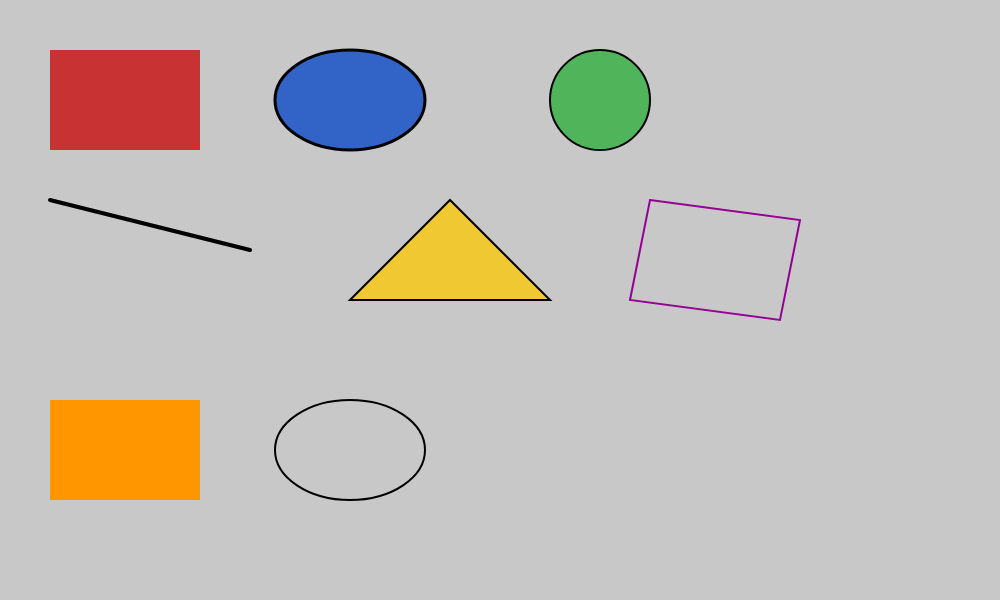
Frame 1 (no input)
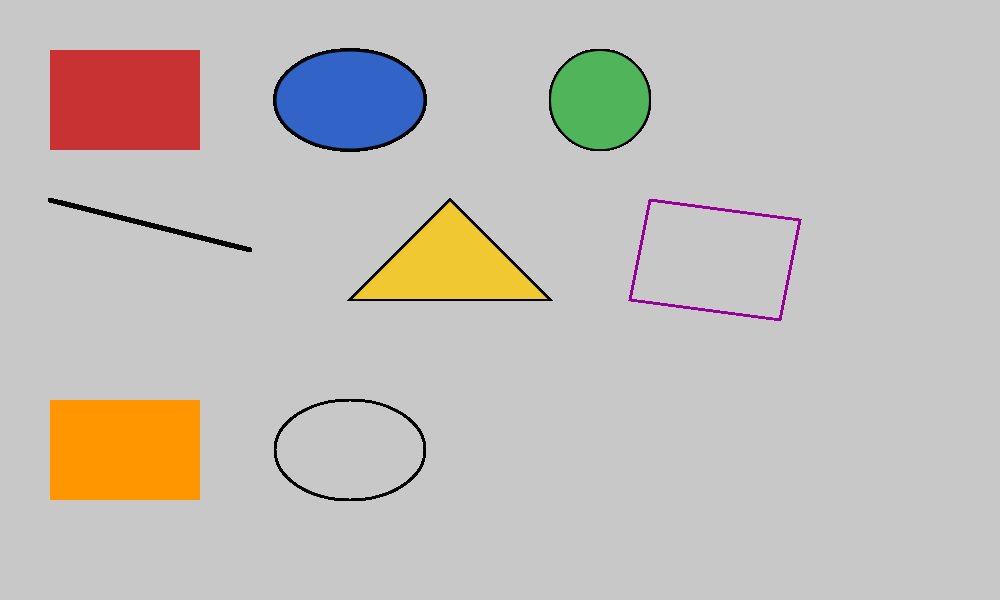
Frame 60 (no input)
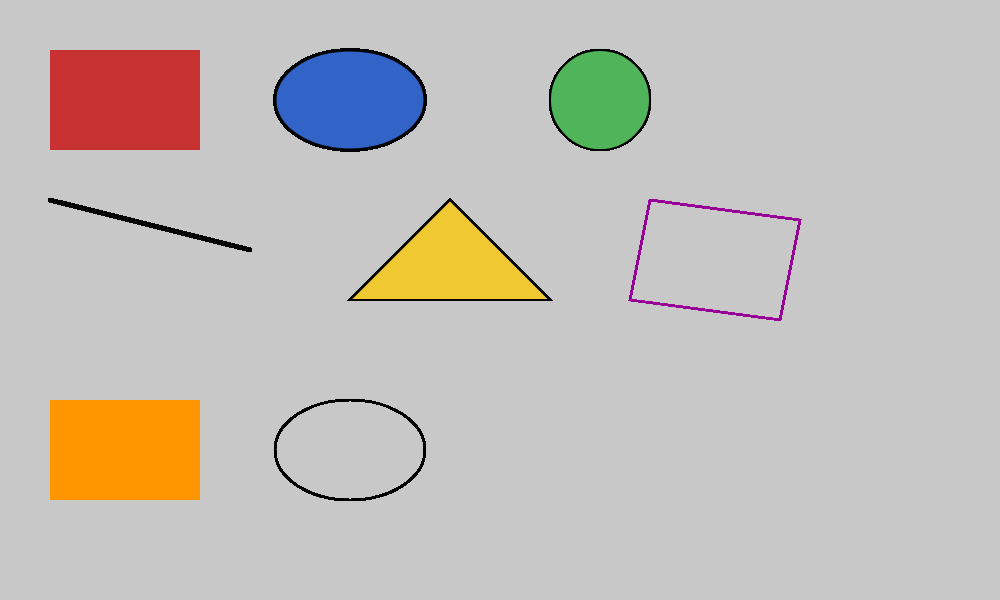
Frame 120 (the mouse pressed at the canvas centre since frame 60)

The p5.js sketch that drew these frames (run headless with seeded random() and noise() and a simulated clock; from frame 60 on, the mouse is pressed at the canvas centre):

// p5.js sketch
// ── sketch.js
/*
   Description: Lesson 1 - Basics example, showing shapes, colour, and comments
   Author: Mr. Kowalczewski
   Date of last edit: September 21, 2026
*/

function setup() {
  createCanvas(1000, 600);
  background(200); // greyscale background
}

function draw() {

  // ----- Rectangle -----
  // fill/stroke apply to everything drawn after them,
  // until changed again (like picking up a coloured marker)
  fill(200, 50, 50); // red
  noStroke();
  rect(50, 50, 150, 100);

  // ----- Ellipse -----
  fill(50, 100, 200); // blue
  stroke(0); // black outline
  strokeWeight(3);
  ellipse(350, 100, 150, 100);

  // ----- Circle -----
  fill(80, 180, 90); // green
  strokeWeight(2);
  circle(600, 100, 100);

  // ----- Line -----
  stroke(0);
  strokeWeight(4);
  line(50, 200, 250, 250);

  // ----- Triangle -----
  fill(240, 200, 50); // yellow
  strokeWeight(2);
  triangle(350, 300, 450, 200, 550, 300);

  // ----- Quadrilateral -----
  // careful with point order, or the shape will look twisted!
  noFill();
  stroke(150, 0, 150); // purple outline only
  quad(650, 200, 800, 220, 780, 320, 630, 300);

  // ----- No stroke / no fill demo -----
  noStroke();
  fill(255, 150, 0); // orange, no outline
  rect(50, 400, 150, 100);

  noFill();
  stroke(0);
  strokeWeight(2);
  ellipse(350, 450, 150, 100); // outline only, no fill
}
